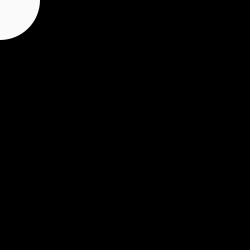
Frame 1 (no input)
Frame 60 (the mouse pressed at the canvas centre just before this capture): identical to frame 1, image omitted
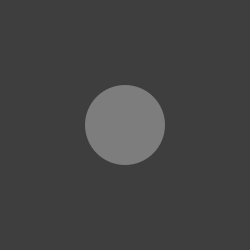
Frame 120 (the mouse held since frame 60 and released just before this capture)

The Processing sketch that drew these frames (run headless with seeded random() and noise(); from frame 60 on, the mouse is pressed at the canvas centre):

// Processing sketch: great_visual
// ── great_visual.pde
void setup() {
  size(250, 250);
}

void draw() {
	background(mouseX/2);
	fill(width-mouseX);
	noStroke();
	ellipse(mouseX, mouseY, 80, 80);
}
